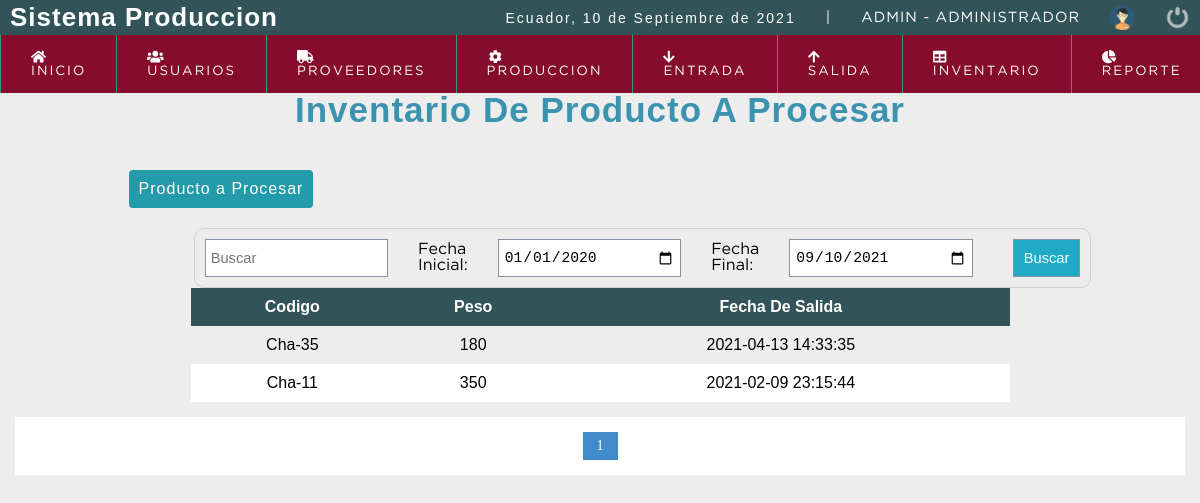
/sistema/inv_pro_pro.php (signed in), run on the app's committed database.
### tables this page shows
CREATE TABLE `prod_procesar` (
  `id_pro_pro` int(5) NOT NULL,
  `cod_pro` varchar(50) NOT NULL,
  `pes_pro` float NOT NULL,
  `fecha_sali_proce` datetime NOT NULL DEFAULT current_timestamp(),
  `estado_prod_pro` int(2) NOT NULL DEFAULT 1
);

### sistema/inv_pro_pro.php (the view, shortened to what this page needs)
<?php
include "conexion.php";
?>
<!DOCTYPE html>
<html lang="es">
<head>
	<?php include "includes/scripts.php"; ?>
</head>
<body>
	<?php include "includes/header.php"; ?>
	<section id="container">
	<div class="title_page">
		<h1>Inventario De Producto A Procesar</h1></div>
		<div class="buscador">
			<a href="#" class="btn_nusuario" style="width: auto; padding: 10px;">Producto a Procesar</a>
			<form action="inv_pro_pro.php" method="GET" class="form_buscar">
				<?php include "includes/buscador.php";?>
			</form>
		</div>
		<div id="inv_ord_des">
			<table class="threetable">
				<tr>
					<th>Codigo</th>
					<th>Peso</th>
					<th>Fecha De Salida</th>
				</tr>
				<?php
				$por_pagina = 20;
				if (empty($_GET['pagina'])) {
					$pagina = 1;
				} else {
					$pagina = $_GET['pagina'];
				}
				$desde = ($pagina - 1) * $por_pagina;
				$query = mysqli_query($conexion, "SELECT *
				FROM prod_procesar
				WHERE (cod_pro LIKE '%$busqueda%'
					OR pes_pro LIKE '%$busqueda%')
					AND estado_prod_pro = 1
					AND fecha_sali_proce BETWEEN '$fecha1' AND '$fecha2'
					ORDER BY fecha_sali_proce DESC
					LIMIT $desde,$por_pagina");
				$result = mysqli_num_rows($query);
				if ($result > 0) {
					while ($data = mysqli_fetch_array($query)) {
				?>
						<tr>
							<td><?php echo $data["cod_pro"]; ?></td>
							<td><?php echo $data["pes_pro"]; ?></td>
							<td><?php echo $data["fecha_sali_proce"]; ?></td>
						</tr>
				<?php
					}
					?>
					</table>
					<?php
				}
				?>
			<?php include "includes/paginador.php"; ?>
		</div>
	</section>
</body>
</html>

### sistema/css/style.css (style rules this page uses)
* { margin: 0; padding: 0; box-sizing: border-box; }
body { background: #ededed; }
h1, h2, h3, h4, h5, h6 { font-family: 'arial'; font-weight: bold; letter-spacing: 1px; }
h1 { font-size: 26px; }
a { text-decoration: none; font-family: arial; letter-spacing: 1px; }
#container { padding: 90px 15px 15px; }
#container h1 { font-size: 35px; display: block; text-align: center; }
.btn_nusuario { display: inline-block; background: #239baa; color: #FFF; padding: 5px 25px; border-radius: 4px; margin: 20px }
form { background: #fff; margin: auto; padding: 20px 50px; border: 1px solid #d1d1d1; display: grid; grid-template-columns: 1fr 1fr; grid-gap: 30px; }
.buscador { margin-left: 8%; margin-right: 8%; width: 84%; }
table { border-collapse: collapse; font-size: 12pt; font-family: 'Arial'; width: 100% }
table th { text-align: left; padding: 10px; background: #325459; color: #FFF; }
table tr:nth-child(odd) { background: #FFF; }
table td { padding: 10px; }
.threetable { width: 70%; margin-left: auto; margin-right: auto; text-align-last: center; }
.form_buscar { display: -webkit-flex; display: -moz-flex; display: -ms-flex; display: -o-flex; display: flex; float: right; background: initial; padding: 10px; border-radius: 10px; }
.datos_cliente, .datos_cortes, .title_page { width: 100%; max-width: 900px; margin: auto; margin-bottom: 20px; text-align: center; }
.title_page h1 { color: #3c93b0; align-items: center; text-align: center; justify-content: center; }

### data on the page
prod_procesar: cod_pro "Cha-35", pes_pro "180", fecha_sali_proce "2021-04-13 14:33:35"
prod_procesar: cod_pro "Cha-11", pes_pro "350", fecha_sali_proce "2021-02-09 23:15:44"

### other printed values
fechaC() "10 de Septiembre de 2021"
$_SESSION['user'] "ADMIN"
$rol "ADMINISTRADOR"
